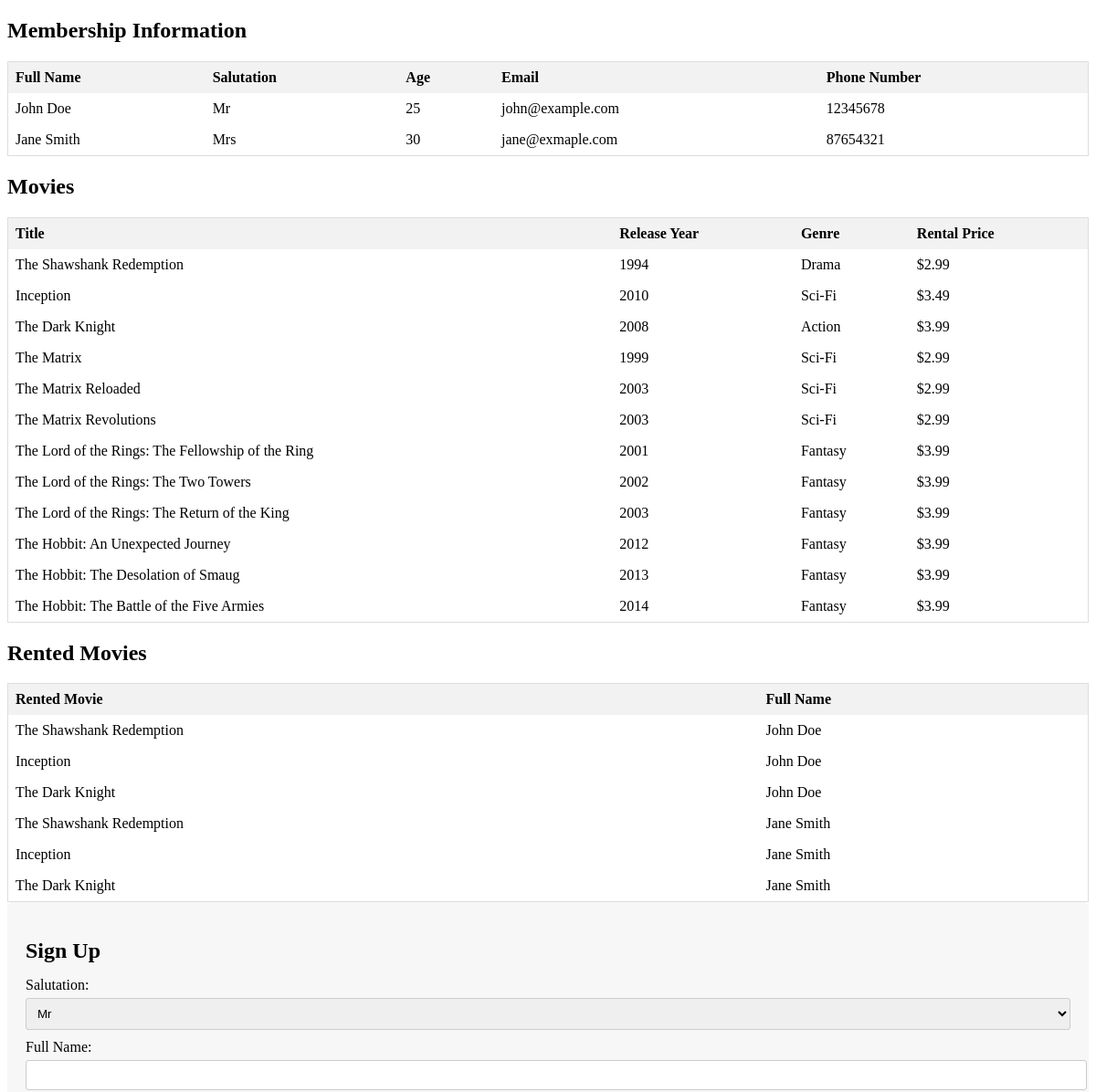
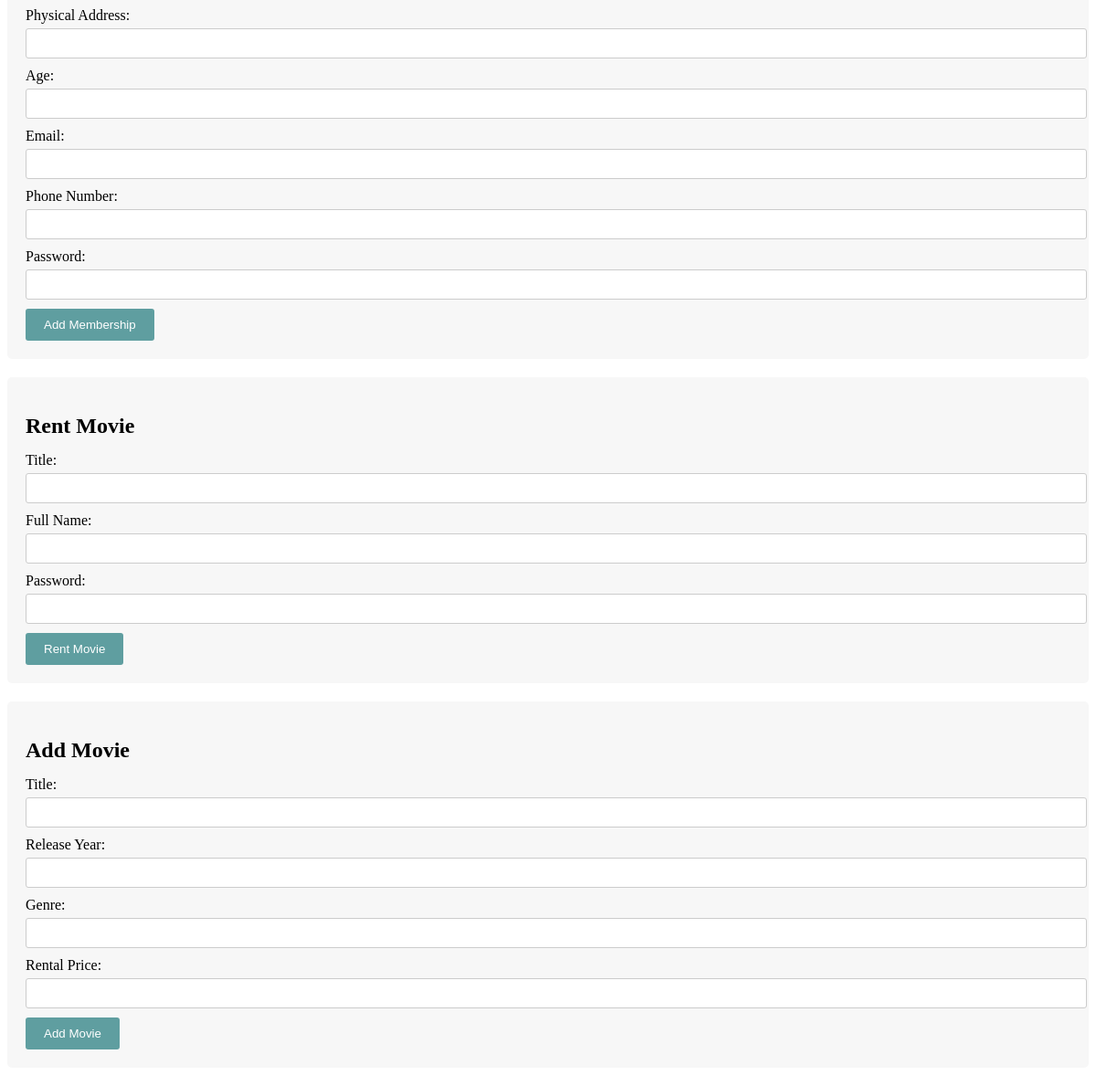
The page / on the database its author committed (2 pictures, top to bottom).
### tables this page shows
CREATE TABLE `membership` (
    `membership_id` int(11) NOT NULL AUTO_INCREMENT,
    `full_name` varchar(255) NOT NULL,
    `physical_address` varchar(255) NOT NULL,
    `salutation_id` int(11) NOT NULL,
    `age` int(3) NOT NULL,
    `email` varchar(255) UNIQUE NOT NULL,
    `phone_number` varchar(255) NOT NULL,
    `password_hash` varchar(255) NOT NULL,
    
    PRIMARY KEY (`membership_id`),
    FOREIGN KEY (`salutation_id`) REFERENCES `salutation` (`salutation_id`)
        ON DELETE CASCADE 
        ON UPDATE CASCADE 
);

CREATE TABLE `salutation` (
    `salutation_id` int(11) NOT NULL AUTO_INCREMENT,
    `salutation` varchar(10) NOT NULL,

    PRIMARY KEY (`salutation_id`)
);

CREATE TABLE `movies` (
    `movie_id` int(11) NOT NULL AUTO_INCREMENT,
    `title` varchar(255) NOT NULL,
    `release_year` YEAR NOT NULL,
    `genre` varchar(100),
    `rental_price` decimal(5, 2) NOT NULL,
    
    PRIMARY KEY (`movie_id`)
);

### movies.php (the view)
<h2>Movies</h2>
<table>
    <tr>
        <th>Title</th>
        <th>Release Year</th>
        <th>Genre</th>
        <th>Rental Price</th>
    </tr>
    <?php
        $query = "SELECT * FROM movies";
        $result = executeQuery($conn, $query);
        while ($row = $result->fetch_assoc()) {
            echo "<tr>";
            echo "<td>{$row['title']}</td>";
            echo "<td>{$row['release_year']}</td>";
            echo "<td>{$row['genre']}</td>";
            echo "<td>\${$row['rental_price']}</td>";
            echo "</tr>";
        }
    ?>
</table>

### index.php (shortened to what this page needs)
<!DOCTYPE html>
<html>
<head>
    <link rel="stylesheet" href="index.css">
</head>
<body>
<?php
    $host = 'localhost';
    $username = 'root';
    $password = '';
    $database = 'my_movie_rental';
    $conn = new mysqli($host, $username, $password, $database);
    function executeQuery($conn, $query) {
        try {
            $result = $conn->query($query);
            return $result;
        } catch (mysqli_sql_exception $exception) {
            alert("An error occurred while executing the query: " . $exception->getMessage());
            return null;
        }
    }
?>
<?php include 'membership.php'; ?>
<?php include 'movies.php'; ?>
<?php include 'rent.php'; ?>
<div class="signup-form">
    <h2>Sign Up</h2>
    <form method='POST'>
        <label for='salutation_id'>Salutation:</label>
        <select name='salutation_id'>
            <option value='1'>Mr</option>
        </select><br>
        <label for='full_name'>Full Name:</label>
        <input type='text' name='full_name'><br>
        <label for='physical_address'>Physical Address:</label>
        <input type='text' name='physical_address'><br>
        <label for='age'>Age:</label>
        <input type='number' name='age'><br>
        <label for='email'>Email:</label>
        <input type='email' name='email'><br>
        <label for='phone_number'>Phone Number:</label>
        <input type='text' name='phone_number'><br>
        <label for='user_password'>Password:</label>
        <input type='password' name='user_password'><br>
        <input type='submit' name='submit_membership' value='Add Membership'>
    </form>
</div>
<div class="signup-form">
    <h2>Rent Movie</h2>
    <form method='POST'>
        <label for='title'>Title:</label>
        <input type='text' name='title'><br>
        <label for='full_name'>Full Name:</label>
        <input type='text' name='full_name'><br>
        <label for='user_password'>Password:</label>
        <input type='password' name='user_password'><br>
        <input type='submit' name='submit_rental' value='Rent Movie'>
    </form>
</div>
<div class="signup-form">
    <h2>Add Movie</h2>
    <form method='POST'>
        <label for='title'>Title:</label>
        <input type='text' name='title'><br>
        <label for='release_year'>Release Year:</label>
        <input type='number' name='release_year'><br>
        <label for='genre'>Genre:</label>
        <input type='text' name='genre'><br>
        <label for='rental_price'>Rental Price:</label>
        <input type='number' name='rental_price' step='0.01'><br>
        <input type='submit' name='submit_movie' value='Add Movie'>
    </form>
</div>
</body>
</html>

### membership.php
<h2>Membership Information</h2>
<table>
    <tr>
        <th>Full Name</th>
        <th>Salutation</th>
        <th>Age</th>
        <th>Email</th>
        <th>Phone Number</th>
    </tr>
    <?php
        $query = "SELECT m.full_name, s.salutation, m.age, m.email, m.phone_number
        FROM membership m
        JOIN salutation s ON m.salutation_id = s.salutation_id";
        $result = executeQuery($conn, $query);
        while ($row = $result->fetch_assoc()) {
            echo "<tr>";
            echo "<td>{$row['full_name']}</td>";
            echo "<td>{$row['salutation']}</td>";
            echo "<td>{$row['age']}</td>";
            echo "<td>{$row['email']}</td>";
            echo "<td>{$row['phone_number']}</td>";
            echo "</tr>";
        }
    ?>
</table>

### rent.php
<h2>Rented Movies</h2>
<table>
    <tr>
        <th>Rented Movie</th>
        <th>Full Name</th>
    </tr>
    <?php
        $query = "SELECT m.title, mem.full_name
                FROM rentals r
                JOIN movies m ON r.movie_id = m.movie_id
                JOIN membership mem ON r.membership_id = mem.membership_id";
        $result = executeQuery($conn, $query);
        while ($row = $result->fetch_assoc()) {
            echo "<tr>";
            echo "<td>{$row['title']}</td>";
            echo "<td>{$row['full_name']}</td>";
            echo "</tr>";
        }
    ?>
</table>

### index.css (style rules this page uses)
table { border-collapse: collapse; width: 100%; border: 1px solid #ddd; }
th, td { text-align: left; padding: 8px; }
th { background-color: #f2f2f2; }
.signup-form { background-color: #f7f7f7; padding: 20px; border-radius: 5px; margin-bottom: 20px; }
.signup-form h2 { margin-bottom: 15px; }
.signup-form label { display: block; margin-bottom: 5px; }
.signup-form select, .signup-form input[type="text"], .signup-form input[type="number"], .signup-form input[type="email"], .signup-form input[type="password"], .signup-form input[type="decimal"] { width: 100%; padding: 8px; margin-bottom: 10px; border: 1px solid #ccc; border-radius: 3px; transition: border-color 0.3s; }
.signup-form input[type="submit"] { background-color: #5f9ea0; color: white; padding: 10px 20px; border: none; border-radius: 3px; cursor: pointer; }
div { margin-bottom: 100px; }

### rows shown on the page
membership: full_name "John Doe", salutation.salutation "Mr", age "25", email "john@example.com", phone_number "12345678"
membership: full_name "Jane Smith", salutation.salutation "Mrs", age "30", email "jane@exmaple.com", phone_number "87654321"
movies: title "The Shawshank Redemption", release_year "1994", genre "Drama", rental_price "2.99", membership.full_name "John Doe", membership.full_name "Jane Smith"
movies: title "Inception", release_year "2010", genre "Sci-Fi", rental_price "3.49", membership.full_name "John Doe", membership.full_name "Jane Smith"
movies: title "The Dark Knight", release_year "2008", genre "Action", rental_price "3.99", membership.full_name "John Doe", membership.full_name "Jane Smith"
movies: title "The Matrix", release_year "1999", genre "Sci-Fi", rental_price "2.99"
movies: title "The Matrix Reloaded", release_year "2003", genre "Sci-Fi", rental_price "2.99"
movies: title "The Matrix Revolutions", release_year "2003", genre "Sci-Fi", rental_price "2.99"
movies: title "The Lord of the Rings: The Fellowship of the Ring", release_year "2001", genre "Fantasy", rental_price "3.99"
movies: title "The Lord of the Rings: The Two Towers", release_year "2002", genre "Fantasy", rental_price "3.99"
movies: title "The Lord of the Rings: The Return of the King", release_year "2003", genre "Fantasy", rental_price "3.99"
movies: title "The Hobbit: An Unexpected Journey", release_year "2012", genre "Fantasy", rental_price "3.99"
movies: title "The Hobbit: The Desolation of Smaug", release_year "2013", genre "Fantasy", rental_price "3.99"
movies: title "The Hobbit: The Battle of the Five Armies", release_year "2014", genre "Fantasy", rental_price "3.99"
